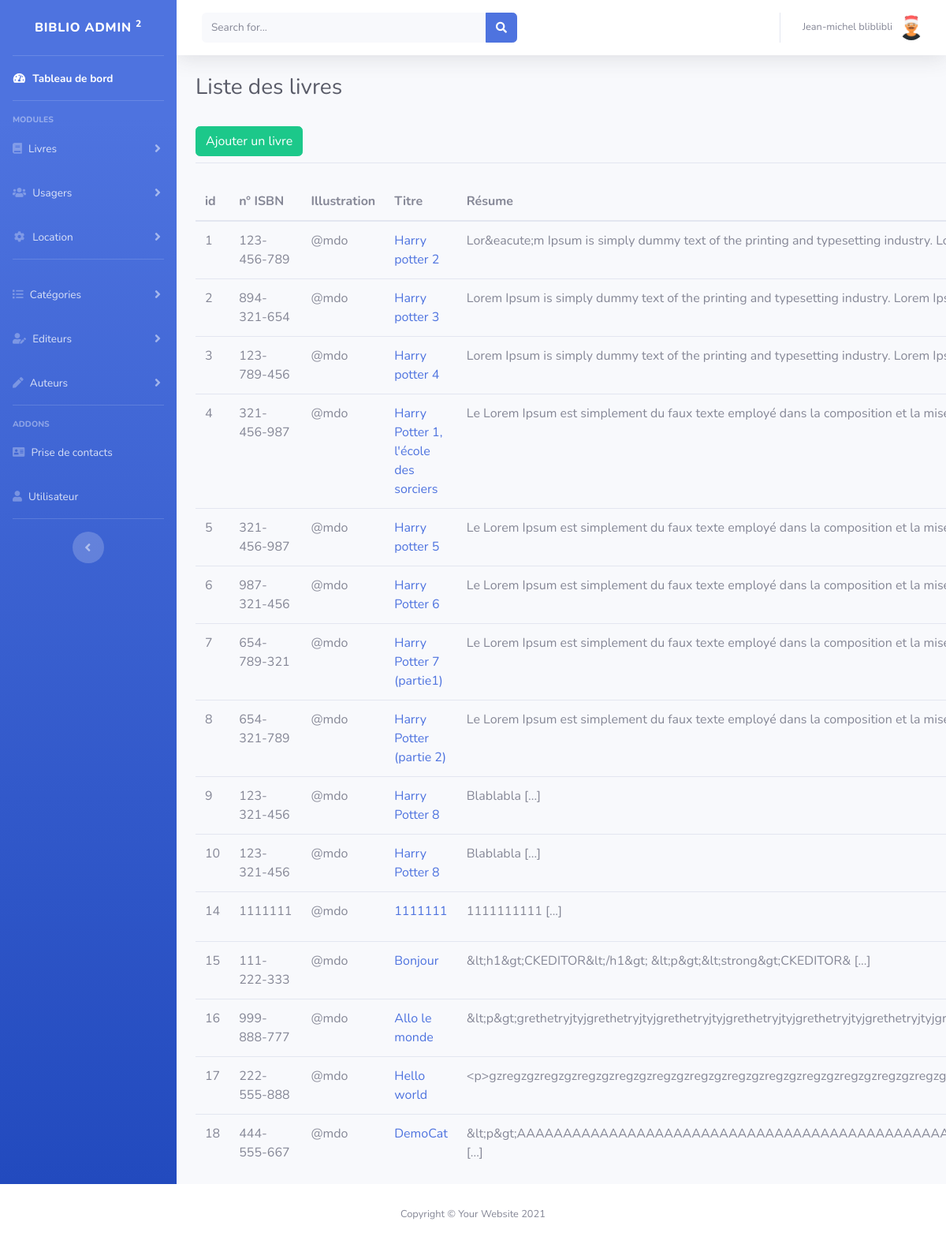
Page /admin/livre/index.php (signed in) on the earlier database version.
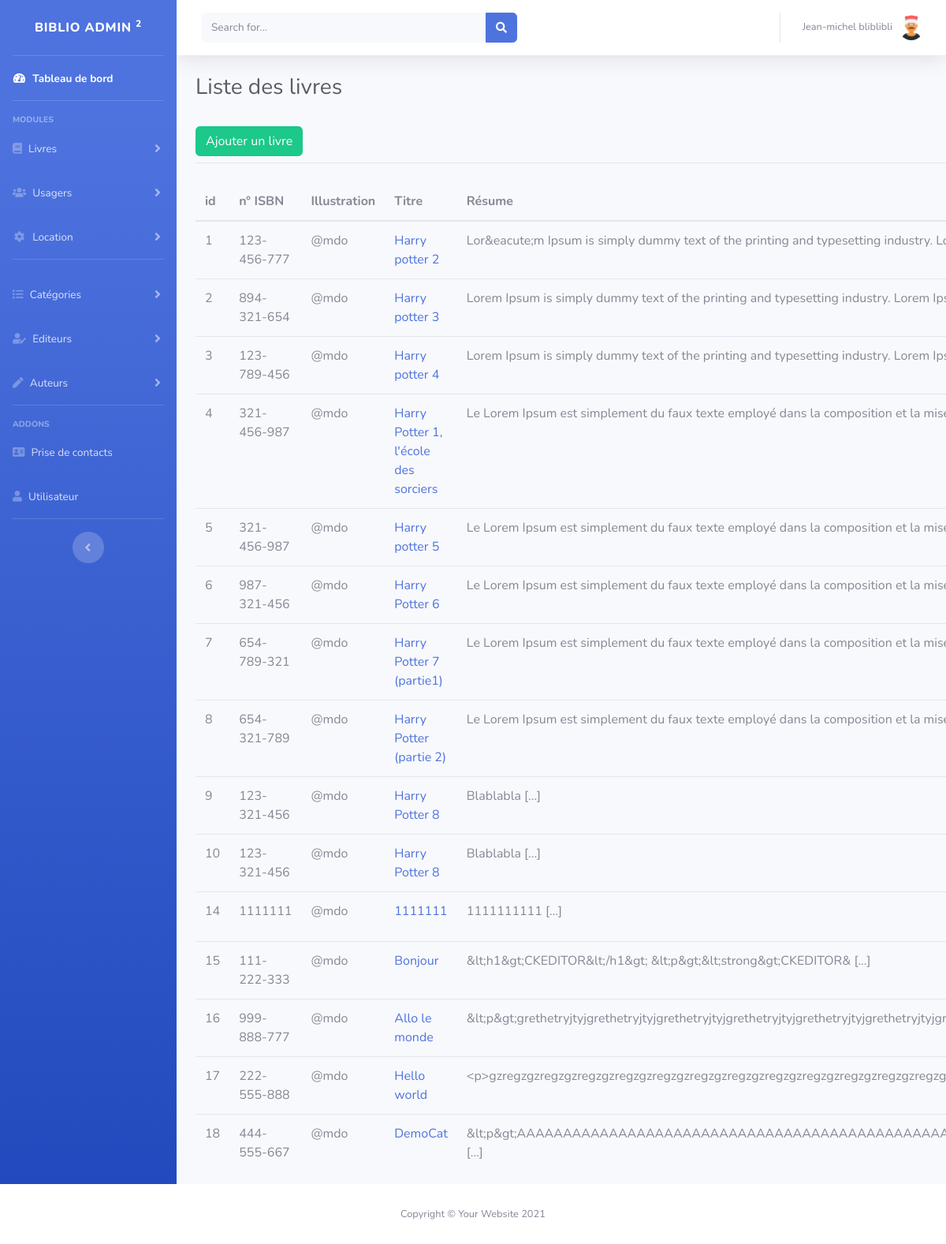
Same page on the later database version.
### tables this page shows
CREATE TABLE IF NOT EXISTS `livre` (
  `id` int(11) NOT NULL AUTO_INCREMENT,
  `num_ISBN` varchar(255) NOT NULL,
  `titre` varchar(255) NOT NULL,
  `illustration` varchar(255) NOT NULL,
  `resume` longtext NOT NULL,
  `prix` double NOT NULL,
  `nb_pages` int(11) NOT NULL,
  `date_achat` date NOT NULL,
  `disponibilite` tinyint(1) NOT NULL DEFAULT '0',
  PRIMARY KEY (`id`)
);

### admin/livre/index.php (the view, shortened to what this page needs)
<?php
    include PATH_ADMIN . 'config/bdd.php';
    $sql = 'SELECT * FROM livre';
    $requete = $bdd->query($sql);
    $livres = $requete->fetchAll(PDO::FETCH_ASSOC);
?>
<!DOCTYPE html>
<html lang="fr">
<head>
    <link href="<?= URL_ADMIN ?>vendor/fontawesome-free/css/all.min.css" rel="stylesheet" type="text/css">
    <link href="<?= URL_ADMIN ?>css/sb-admin-2.min.css" rel="stylesheet">
</head>
<body id="page-top">
    <div id="wrapper">
        <?php
            include PATH_ADMIN . 'includes/sidebar.php';
        ?>
        <div id="content-wrapper" class="d-flex flex-column">
            <?php
                    include PATH_ADMIN . 'includes/topbar.php';
                ?>
                <div class="container-fluid">
                    <div class="d-sm-flex align-items-center justify-content-between mb-4">
                        <h1 class="h3 mb-0 text-gray-800">Liste des livres</h1>
                    </div>
                    <a href="add.php" class="btn btn-success my-2">Ajouter un livre</a>
                    <table class="table">
                        <thead>
                            <tr>
                                <th scope="col">id</th>
                                <th scope="col">n° ISBN</th>
                                <th scope="col">Illustration</th>
                                <th scope="col">Titre</th>
                                <th scope="col">Résume</th>
                            </tr>
                        </thead>
                        <tbody>
                            <?php foreach ($livres as $livre) :
                                $date = date_create($livre['date_achat']); ?>
                                <tr>
                                    <td><?= $livre['id'] ?></td>
                                    <td><?= $livre['num_ISBN'] ?></td>
                                    <td>@mdo</td>
                                    <td><a href="single.php?id=<?= $livre['id'] ?>"><?= $livre['titre'] ?></a></td>
                                    <td><?= substr(htmlentities($livre['resume']), 0, 100) ?> [...]</td>
                                </tr>
                            <?php endforeach; ?>
                        </tbody>
                    </table>
                </div>
            </div>
            <?php
                include  PATH_ADMIN . 'includes/footer.php';
            ?>
</body>
</html>

Differences in the rows shown:
changed livre "Harry potter 2": num_ISBN "123-456-789" → "123-456-777"
